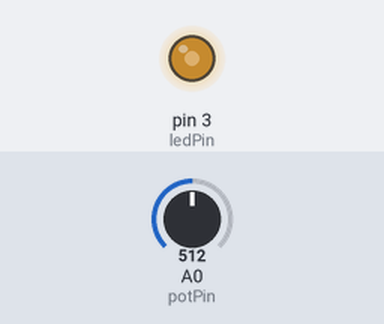
Simulated run of this sketch. Board: Arduino Uno, built with avr-gcc and run on an emulated ATmega328P. On the bench: output pins drawn as LEDs (lit = HIGH). The test bench sets the inputs (shaded band); at power-on: A0 (potPin) = 512.

Above: at 1.2 s.
1.3 s: A0 (potPin) set to 716
At 1.7 s:
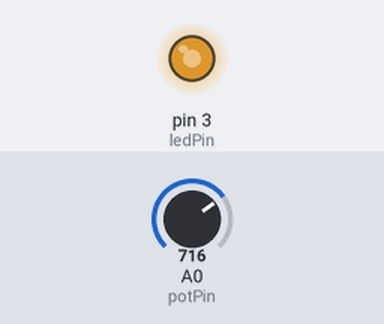
2.8 s: A0 (potPin) set to 900
At 4.0 s:
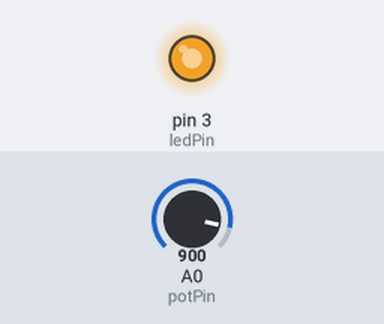
4.3 s: A0 (potPin) set to 122
At 5.1 s:
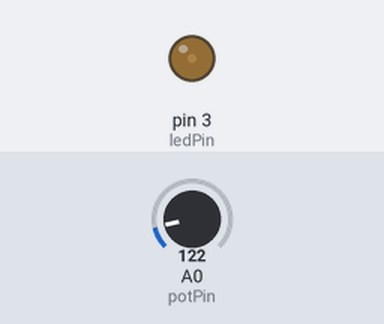
5.8 s: A0 (potPin) set to 0
At 6.3 s:
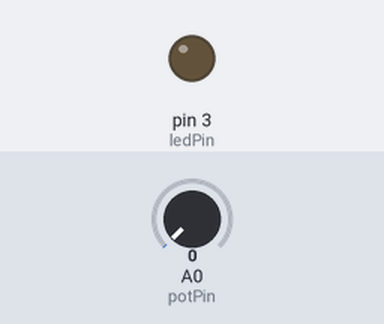
Timing chart, 0 to 8.3 s (numbered marks = the images above; inputs shaded):
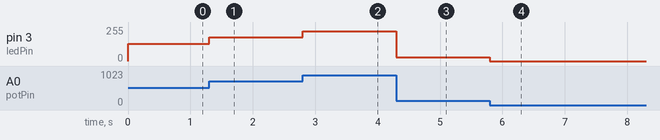

Measured:
- after the input at 1.3 s, pin 3 (ledPin): 128/255 → 179/255 at once
- after the input at 2.8 s, pin 3 (ledPin): 179/255 → 225/255 at once
- after the input at 4.3 s, pin 3 (ledPin): 225/255 → 30/255 at once
- after the input at 5.8 s, pin 3 (ledPin): 30/255 → 0/255 at once

The sketch:

Potentiometer.ino
```cpp
int ledPin = 3;
int potPin = A0;

void setup() {
  // put your setup code here, to run once:
  pinMode(ledPin, OUTPUT);
  pinMode(potPin, INPUT);
}

void loop() {
  // put your main code here, to run repeatedly:
  int potValue = analogRead(potPin)/ 4;
  analogWrite(ledPin, potValue);
}
```
